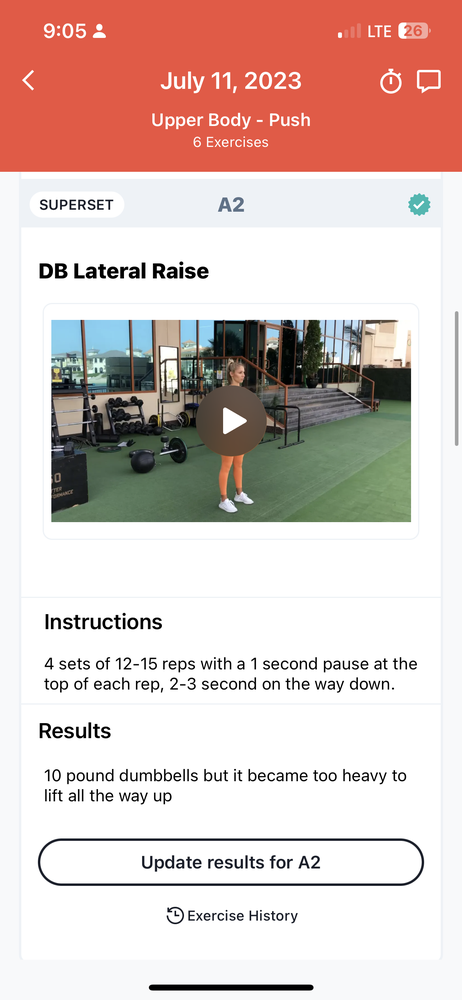
#> input picture Workout/images/IMG_0247.PNG, 462 x 1000 px, shrunk from 1170 x 2532 before the run, found by its file name; its folder holds only this picture in this run
$ python Workout_Image_Processing.py
#> lines starting #> are read from the running program, lines starting #| are printed output that depends on the picture; after the words box and inside, x2 and y2 are one past the last pixel; in counts of white or black regions, pixels touching at a corner belong together
import pytesseract
from PIL import Image, ImageEnhance
import pandas as pd
import os
import re
from concurrent.futures import ThreadPoolExecutor, as_completed

#Preprocessing added to enhance and convert to grayscale for OCR
def preprocess_image(image_path):
#> called with image_path = 'Exercises/Workout/images/IMG_0247.PNG'
    with Image.open(image_path) as img:
        # Convert to grayscale
#> img is the input picture: PIL image 462x1000 RGB; mean R, G, B 217.7, 197.7, 192.8
        gray = img.convert('L')
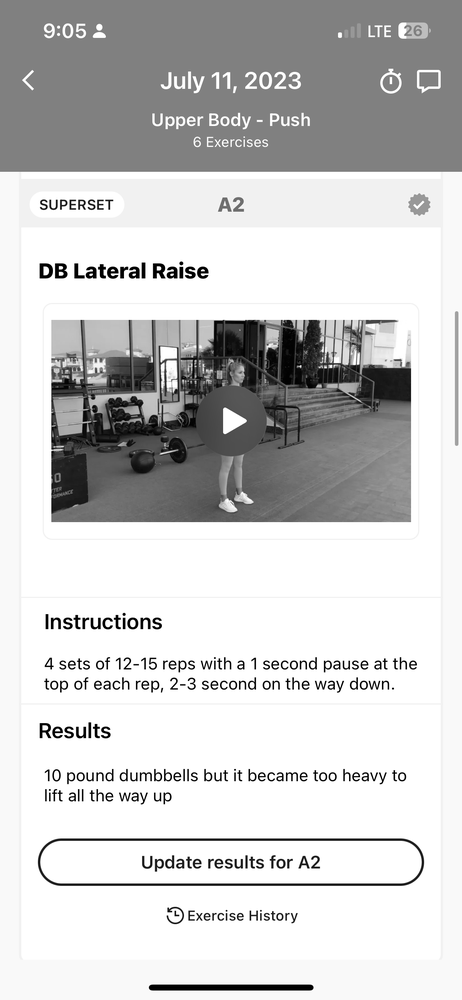
#> gray: PIL image 462x1000 L; min 0, max 255, mean 203.1
        # Enhance the image
        enhancer = ImageEnhance.Contrast(gray)
        enhanced = enhancer.enhance(2)
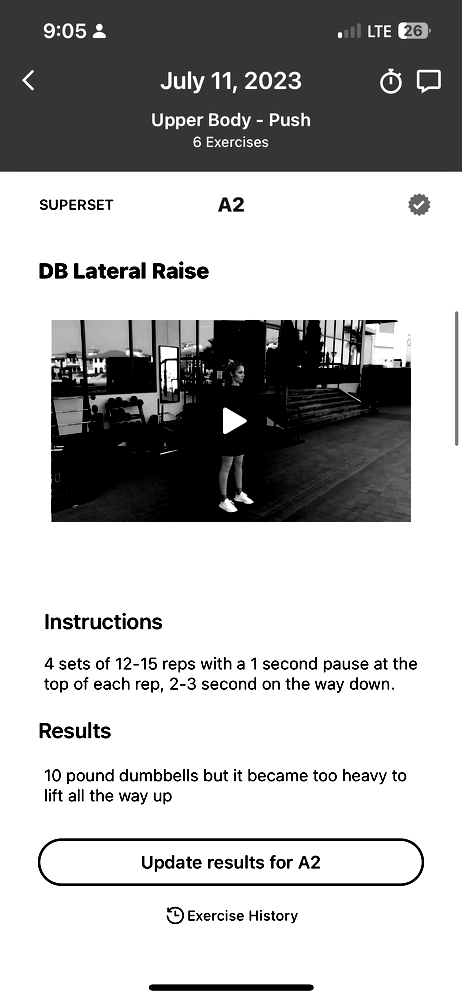
#> enhanced: PIL image 462x1000 L; min 0, max 255, mean 181.9
        # Apply thresholding
        thresholded = enhanced.point(lambda p: p > 128 and 255)
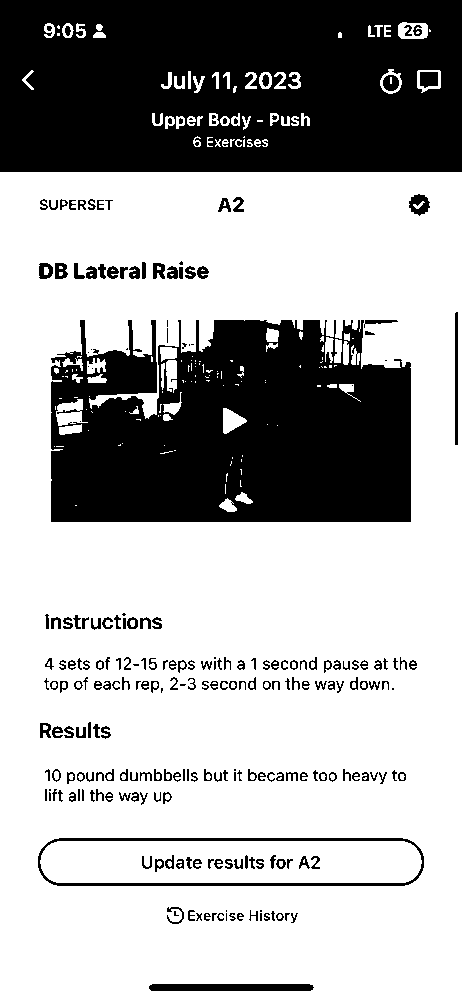
#> thresholded: PIL image 462x1000 L; 67.5% white; 249 black regions (38 under 20 px), largest, box (x1, y1, x2, y2) and area: (0, 0, 462, 172) 75114, (51, 320, 411, 522) 60563, (38, 838, 424, 886) 2402
        return thresholded

def extract_text_from_image(image_path):
    # Open an image file
    img = preprocess_image(image_path)
#> (the run stopped early here; a loop or call above may not have finished)

$ run again, on Workout/images/IMG_0284.PNG
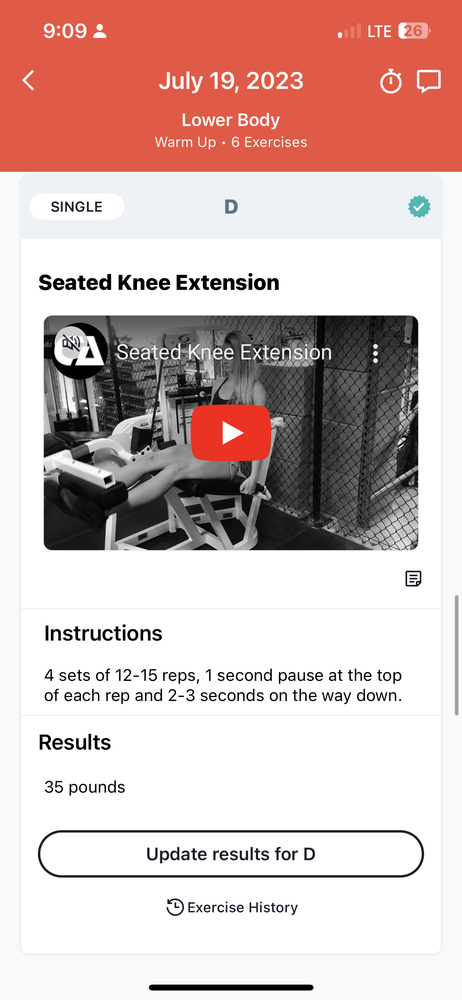
#> input picture Workout/images/IMG_0284.PNG, 462 x 1000 px, shrunk from 1170 x 2532 before the run, found by its file name
#> in preprocess_image, img is the input picture: PIL image 462x1000 RGB; mean R, G, B 211, 187.8, 184.8
#> in preprocess_image, `enhanced = enhancer.enhance(2)`:
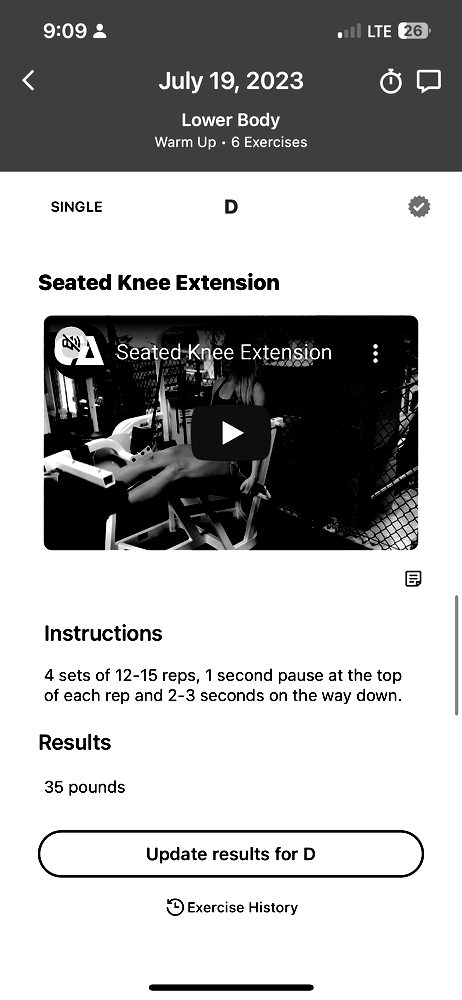
#> enhanced: PIL image 462x1000 L; min 0, max 255, mean 175.1
#> in preprocess_image, `thresholded = enhanced.point(lambda p: p > 128 and 255)`:
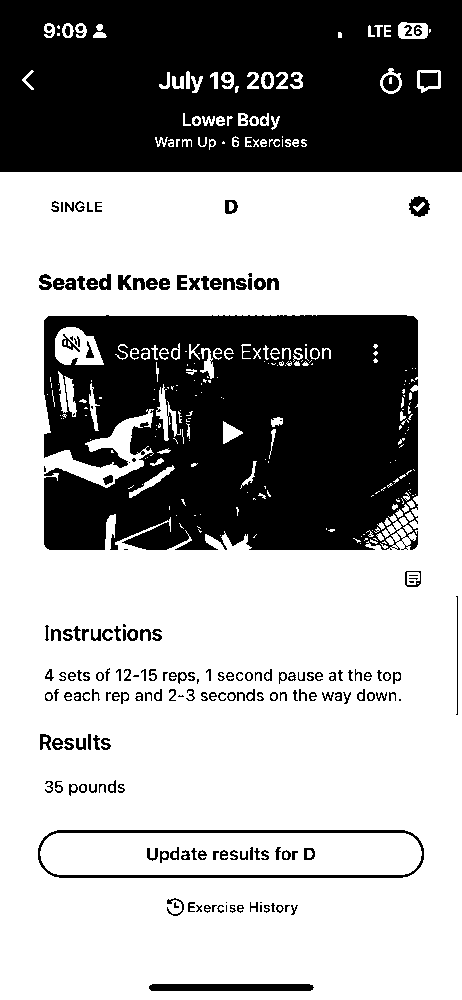
#> thresholded: PIL image 462x1000 L; 64.3% white; 215 black regions (42 under 20 px), largest, box (x1, y1, x2, y2) and area: (44, 315, 418, 550) 76701, (0, 0, 462, 172) 74997, (38, 830, 424, 878) 2394

$ run again, on Workout/images/IMG_0287.PNG
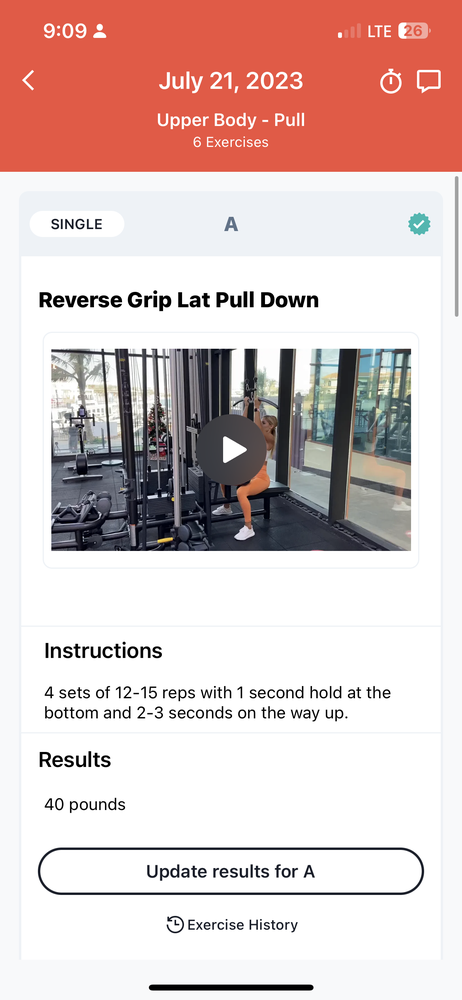
#> input picture Workout/images/IMG_0287.PNG, 462 x 1000 px, shrunk from 1170 x 2532 before the run, found by its file name
#> in preprocess_image, img is the input picture: PIL image 462x1000 RGB; mean R, G, B 219, 197.7, 195.3
#> in preprocess_image, `enhanced = enhancer.enhance(2)`:
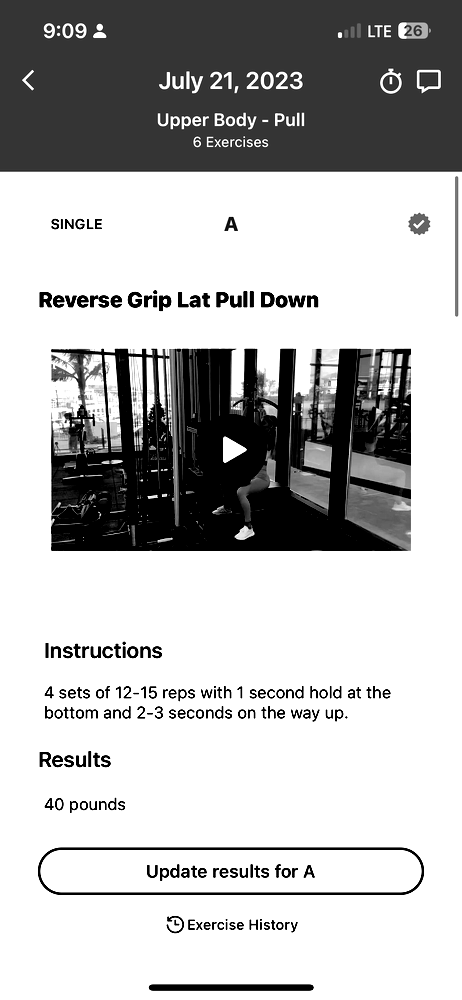
#> enhanced: PIL image 462x1000 L; min 0, max 255, mean 184.7
#> in preprocess_image, `thresholded = enhanced.point(lambda p: p > 128 and 255)`:
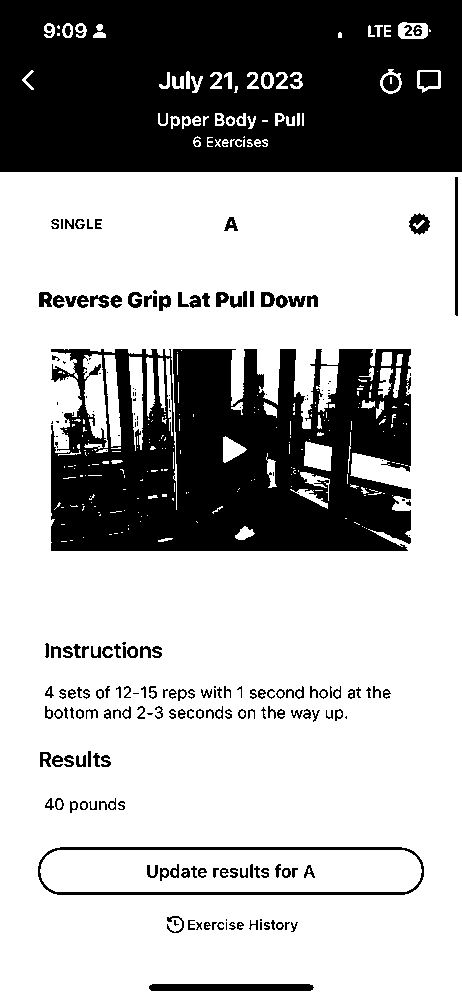
#> thresholded: PIL image 462x1000 L; 68.7% white; 236 black regions (71 under 20 px), largest, box (x1, y1, x2, y2) and area: (0, 0, 462, 172) 75105, (51, 349, 411, 551) 56326, (38, 847, 424, 895) 2394

$ run again, on Workout/images/IMG_0289.PNG
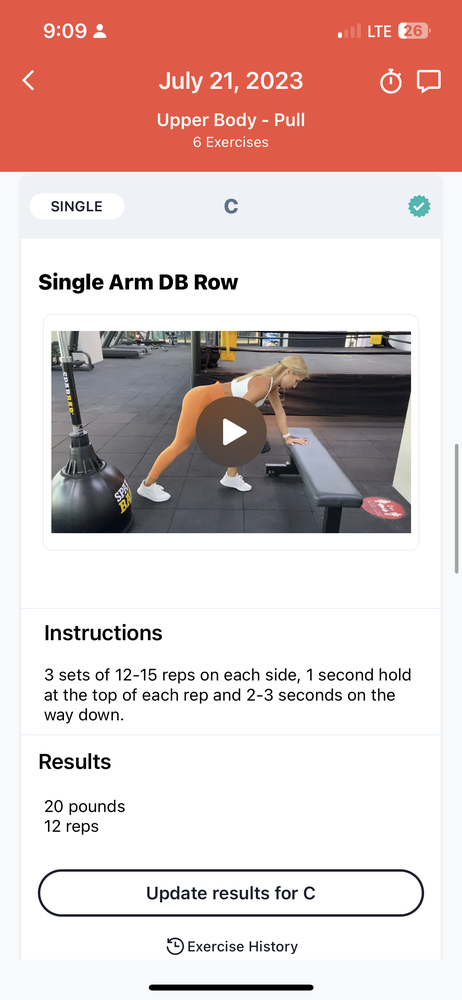
#> input picture Workout/images/IMG_0289.PNG, 462 x 1000 px, shrunk from 1170 x 2532 before the run, found by its file name
#> in preprocess_image, img is the input picture: PIL image 462x1000 RGB; mean R, G, B 219.2, 196.8, 193.9
#> in preprocess_image, `enhanced = enhancer.enhance(2)`:
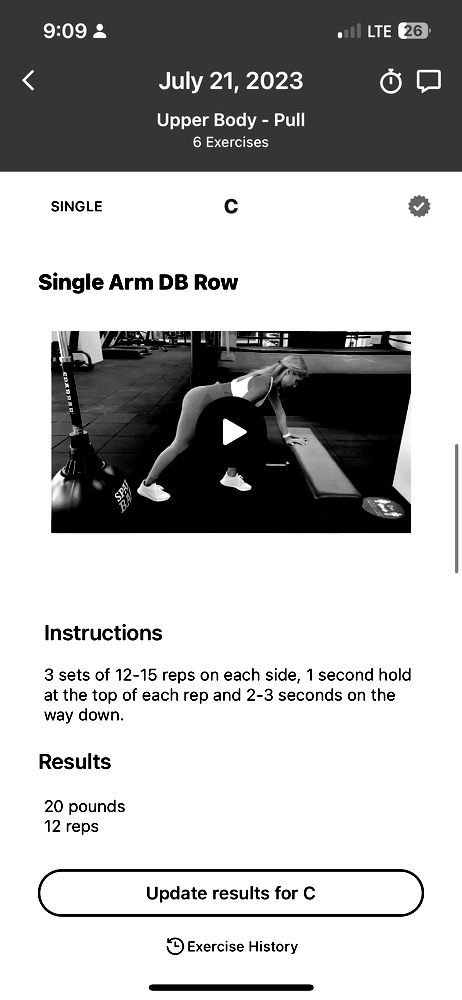
#> enhanced: PIL image 462x1000 L; min 0, max 255, mean 181.8
#> in preprocess_image, `thresholded = enhanced.point(lambda p: p > 128 and 255)`:
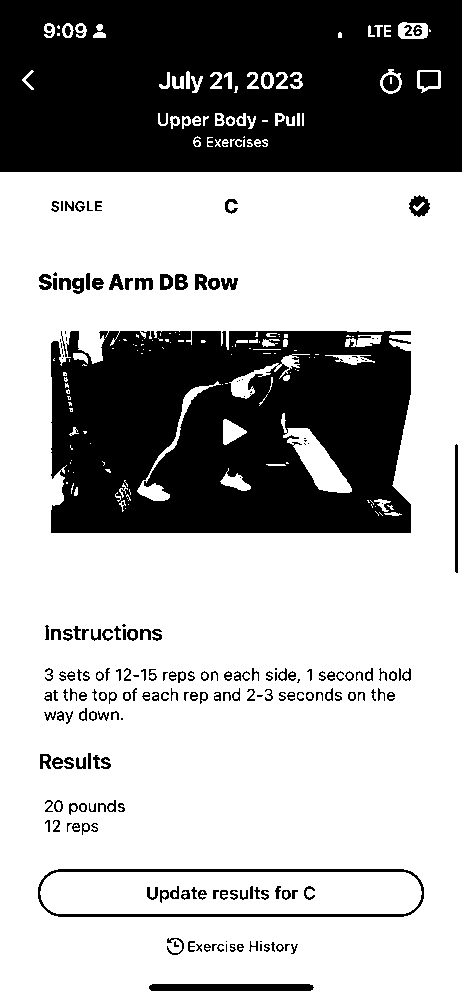
#> thresholded: PIL image 462x1000 L; 67.1% white; 229 black regions (53 under 20 px), largest, box (x1, y1, x2, y2) and area: (0, 0, 462, 172) 75085, (51, 331, 411, 533) 63648, (38, 869, 424, 917) 2394
